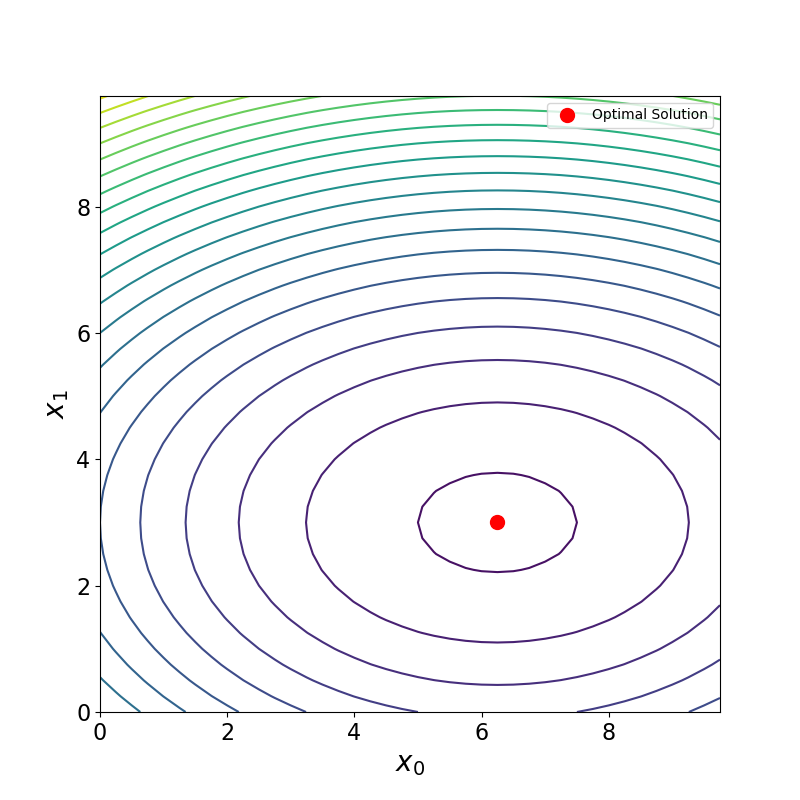

Python code for this plot:
import numpy as np
import matplotlib.pyplot as plt
from scipy.optimize import minimize

# Define the range for the variables
x0 = np.arange(0, 10, 0.25)
x1 = np.arange(0, 10, 0.25)

# Create a meshgrid for the variables
X0, X1 = np.meshgrid(x0, x1)


def objective_function(x):
    return 0.4 * x[0] ** 2 - 5 * x[0] + x[1] ** 2 - 6 * x[1]


# Calculate cost using the meshgrid values
cost = 0.4 * X0 ** 2 - 5 * X0 + X1 ** 2 - 6 * X1

# Create a plot
fig, ax = plt.subplots(1, 1)

# Plot the contour of the cost function
cp = ax.contour(X0, X1, cost, levels=20)

# Optionally add a color bar to the plot
# fig.colorbar(cp)

# Set the font size for ticks
plt.xticks(fontsize=16)
plt.yticks(fontsize=16)

# Add a legend (Note: the content 'train', 'test' is illustrative)
plt.legend(['train', 'test'], fontsize=16)

# Set figure size
fig = plt.gcf()
fig.set_size_inches(8, 8)

# Set labels for x and y axes
ax.set_xlabel(r'$x_{0}$', fontsize=20)
ax.set_ylabel(r'$x_{1}$', fontsize=20)

# Define the bounds for each decision variable
bounds = [(0, 10), (0, 10)]

# Initial guess for the decision variables
initial_guess = [0, 0]

# Perform the optimization
opt = minimize(objective_function, initial_guess,
               method='SLSQP', bounds=bounds)

# Extract the optimal solution
optimal_x0, optimal_x1 = opt.x

# Plot the solution on the contour plot
ax.plot(optimal_x0, optimal_x1, 'ro', markersize=10, label='Optimal Solution')

# Show the plot with the solution
plt.legend()
plt.savefig('unconstrained.png')
plt.show()

# Print the result of the optimization
print(opt)
